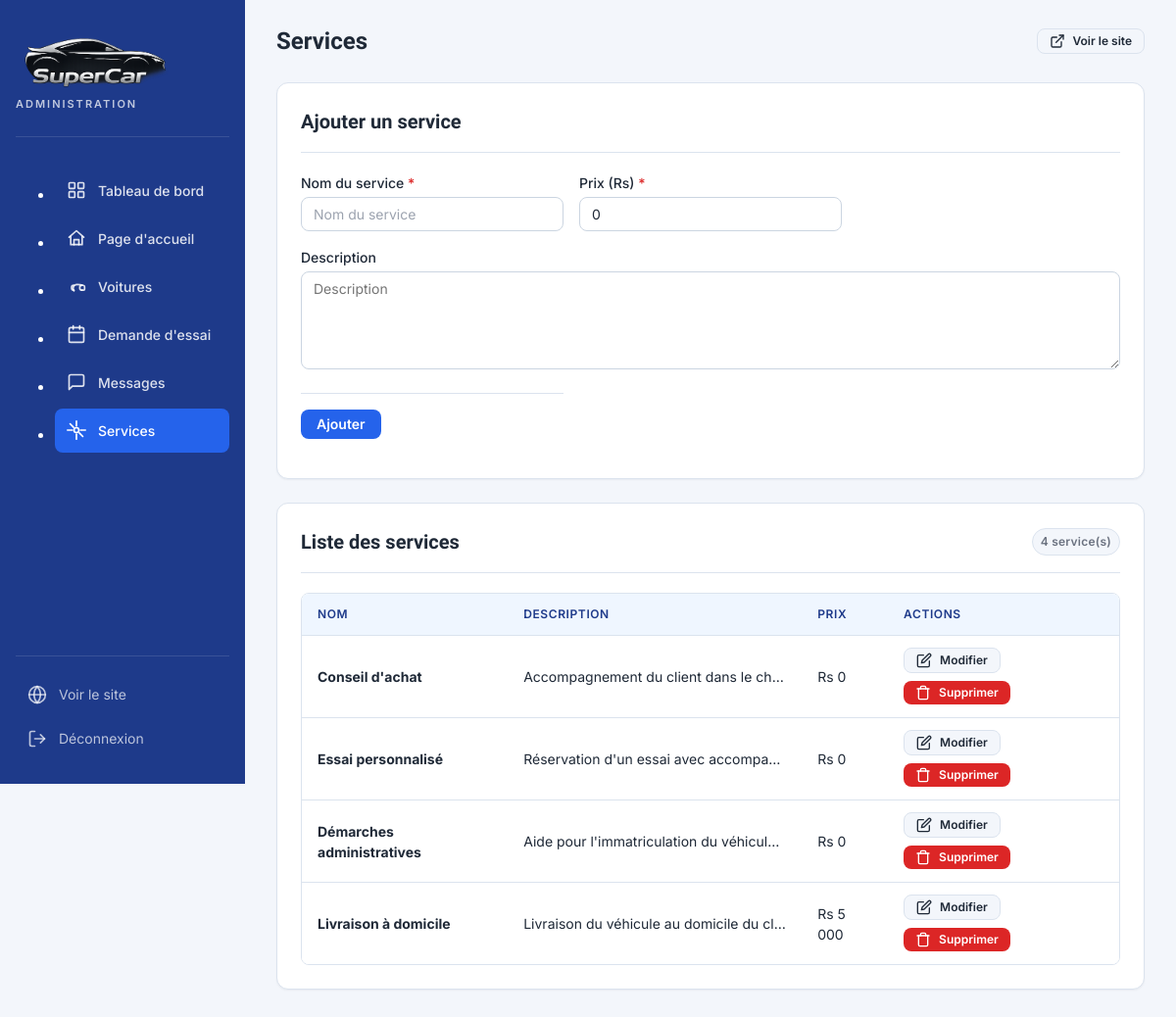
Page /admin/services.php (signed in) on the committed database.
### tables this page shows
CREATE TABLE services (
    id_services INT AUTO_INCREMENT PRIMARY KEY,
    nom_services VARCHAR(100) NOT NULL,
    description_services TEXT,
    prix_services INT
);

### admin/services.php (the view, shortened to what this page needs)
<?php
include 'includes/auth.php';
$pageTitle = "Services";
$serviceEdit = null;
$services = $pdo->query("
    SELECT * FROM services
    ORDER BY FIELD(
        nom_services,
        'Conseil d''achat',
        'Essai personnalisé',
        'Démarches administratives',
        'Livraison à domicile'
    ), id_services
")->fetchAll();
include 'includes/header.php';
?>
<div class="card">
    <div class="card__header">
        <h2 class="card__title"><?php echo $serviceEdit ? "Modifier un service" : "Ajouter un service"; ?></h2>
    </div>
    <form method="POST" class="form-grid">
        <div class="form-group">
            <label class="form-label form-label--required" for="nom_services">Nom du service</label>
            <input type="text" id="nom_services" name="nom_services" class="form-input" placeholder="Nom du service" value="<?php echo htmlspecialchars($serviceEdit['nom_services'] ?? ''); ?>" required>
        </div>
        <div class="form-group">
            <label class="form-label form-label--required" for="prix_services">Prix (Rs)</label>
            <input type="number" id="prix_services" name="prix_services" class="form-input" placeholder="0" value="<?php echo htmlspecialchars($serviceEdit['prix_services'] ?? '0'); ?>" required min="0">
        </div>
        <div class="form-group form-group--full">
            <label class="form-label" for="description_services">Description</label>
            <textarea id="description_services" name="description_services" class="form-textarea" placeholder="Description"><?php echo htmlspecialchars($serviceEdit['description_services'] ?? ''); ?></textarea>
        </div>
        <div class="form-actions">
            <button type="submit" class="btn btn--primary"><?php echo $serviceEdit ? "Modifier" : "Ajouter"; ?></button>
        </div>
    </form>
</div>
<div class="card">
    <div class="card__header">
        <h2 class="card__title">Liste des services</h2>
        <span class="badge badge--neutral"><?php echo count($services); ?> service(s)</span>
    </div>
    <div class="table-wrapper">
        <table class="table">
            <thead>
                <tr>
                    <th>Nom</th>
                    <th>Description</th>
                    <th>Prix</th>
                    <th>Actions</th>
                </tr>
            </thead>
            <tbody>
                <?php foreach ($services as $service) { ?>
                    <tr>
                        <td><strong><?php echo htmlspecialchars($service['nom_services']); ?></strong></td>
                        <td class="table__cell--truncate" style="max-width: 300px;"><?php echo htmlspecialchars($service['description_services']); ?></td>
                        <td>Rs <?php echo number_format($service['prix_services'], 0, ',', ' '); ?></td>
                        <td>
                            <div class="table-actions">
                                <a class="btn btn--secondary btn--sm" href="services.php?edit=<?php echo $service['id_services']; ?>">
                                    <svg width="14" height="14" viewBox="0 0 24 24" fill="none" stroke="currentColor" stroke-width="2" stroke-linecap="round" stroke-linejoin="round" aria-hidden="true"><path d="M11 4H4a2 2 0 0 0-2 2v14a2 2 0 0 0 2 2h14a2 2 0 0 0 2-2v-7"/><path d="M18.5 2.5a2.121 2.121 0 0 1 3 3L12 15l-4 1 1-4 9.5-9.5z"/></svg>
                                    Modifier
                                </a>
                                <form method="POST" style="display:inline;" onsubmit="return confirm('Supprimer ce service ?');">
                                    <button type="submit" class="btn btn--danger btn--sm">
                                        <svg width="14" height="14" viewBox="0 0 24 24" fill="none" stroke="currentColor" stroke-width="2" stroke-linecap="round" stroke-linejoin="round" aria-hidden="true"><polyline points="3 6 5 6 21 6"/><path d="M19 6v14a2 2 0 0 1-2 2H7a2 2 0 0 1-2-2V6m3 0V4a2 2 0 0 1 2-2h4a2 2 0 0 1 2 2v2"/></svg>
                                        Supprimer
                                    </button>
                                </form>
                            </div>
                        </td>
                    </tr>
                <?php } ?>
            </tbody>
        </table>
    </div>
</div>
    </main>
</div>
</body>
</html>

### admin/includes/header.php (shortened to what this page needs)
<!DOCTYPE html>
<html lang="fr">
<head>
    <link href="assets/admin.css" rel="stylesheet">
</head>
<body>
<div class="admin-layout">
    <aside class="sidebar" role="navigation" aria-label="Menu principal administration">
        <a href="dashboard.php" class="sidebar-brand" aria-label="Accueil de l'administration SuperCar">
            <img src="../images/logo.png" alt="SuperCar" class="sidebar-brand__logo">
            <span class="sidebar-brand__text">Administration</span>
        </a>
        <nav class="sidebar-nav">
            <ul>
                <li class="sidebar-nav__item">
                    <a href="dashboard.php" class="sidebar-nav__link <?php echo basename($_SERVER['PHP_SELF']) === 'dashboard.php' ? 'sidebar-nav__link--active' : ''; ?>">
                        <span class="sidebar-nav__label">Tableau de bord</span>
                    </a>
                </li>
                <li class="sidebar-nav__item">
                    <a href="accueil.php" class="sidebar-nav__link <?php echo basename($_SERVER['PHP_SELF']) === 'accueil.php' ? 'sidebar-nav__link--active' : ''; ?>">
                        <svg class="sidebar-nav__icon" viewBox="0 0 24 24" fill="none" stroke="currentColor" stroke-width="2" stroke-linecap="round" stroke-linejoin="round" aria-hidden="true"><path d="M3 11l9-8 9 8"/><path d="M5 10v10h14V10"/><path d="M9 20v-6h6v6"/></svg>
                        <span class="sidebar-nav__label">Page d'accueil</span>
                    </a>
                </li>
                <li class="sidebar-nav__item">
                    <a href="voitures.php" class="sidebar-nav__link <?php echo basename($_SERVER['PHP_SELF']) === 'voitures.php' ? 'sidebar-nav__link--active' : ''; ?>">
                        <span class="sidebar-nav__label">Voitures</span>
                    </a>
                </li>
                <li class="sidebar-nav__item">
                    <a href="essais.php" class="sidebar-nav__link <?php echo basename($_SERVER['PHP_SELF']) === 'essais.php' ? 'sidebar-nav__link--active' : ''; ?>">
                        <span class="sidebar-nav__label">Demande d'essai</span>
                    </a>
                </li>
                <li class="sidebar-nav__item">
                    <a href="messages.php" class="sidebar-nav__link <?php echo basename($_SERVER['PHP_SELF']) === 'messages.php' ? 'sidebar-nav__link--active' : ''; ?>">
                        <svg class="sidebar-nav__icon" viewBox="0 0 24 24" fill="none" stroke="currentColor" stroke-width="2" stroke-linecap="round" stroke-linejoin="round" aria-hidden="true"><path d="M21 15a2 2 0 0 1-2 2H7l-4 4V5a2 2 0 0 1 2-2h14a2 2 0 0 1 2 2z"/></svg>
                        <span class="sidebar-nav__label">Messages</span>
                    </a>
                </li>
                <li class="sidebar-nav__item">
                    <a href="services.php" class="sidebar-nav__link <?php echo basename($_SERVER['PHP_SELF']) === 'services.php' ? 'sidebar-nav__link--active' : ''; ?>">
                        <span class="sidebar-nav__label">Services</span>
                    </a>
                </li>
            </ul>
        </nav>
        <div class="sidebar-footer">
            <a href="../index.php" class="sidebar-footer__link" target="_blank" rel="noopener">
                <span>Voir le site</span>
            </a>
            <a href="logout.php" class="sidebar-footer__link">
                <svg class="sidebar-nav__icon" viewBox="0 0 24 24" fill="none" stroke="currentColor" stroke-width="2" stroke-linecap="round" stroke-linejoin="round" aria-hidden="true"><path d="M9 21H5a2 2 0 0 1-2-2V5a2 2 0 0 1 2-2h4"/><polyline points="16 17 21 12 16 7"/><line x1="21" y1="12" x2="9" y2="12"/></svg>
                <span>Déconnexion</span>
            </a>
        </div>
    </aside>
    <main class="content" role="main">
        <div class="topbar">
            <h1 class="topbar__title"><?php echo $pageTitle ?? 'Administration'; ?></h1>
            <div class="topbar__actions">
                <a href="../index.php" class="btn btn--secondary btn--sm" target="_blank" rel="noopener">
                    <svg width="16" height="16" viewBox="0 0 24 24" fill="none" stroke="currentColor" stroke-width="2" stroke-linecap="round" stroke-linejoin="round" aria-hidden="true"><path d="M18 13v6a2 2 0 0 1-2 2H5a2 2 0 0 1-2-2V8a2 2 0 0 1 2-2h6"/><polyline points="15 3 21 3 21 9"/><line x1="10" y1="14" x2="21" y2="3"/></svg>
                    Voir le site
                </a>
            </div>
        </div>

### rows in the picture
services: nom_services "Conseil d'achat", description_services "Accompagnement du client dans le ch…", prix_services "0"
services: nom_services "Essai personnalisé", description_services "Réservation d'un essai avec accompa…", prix_services "0"
services: nom_services "Démarches administratives", description_services "Aide pour l'immatriculation du véhicul…", prix_services "0"
services: nom_services "Livraison à domicile", description_services "Livraison du véhicule au domicile du cl…", prix_services "5 000"

### other values in the picture
$pageTitle "Services"
count($services) "4"
